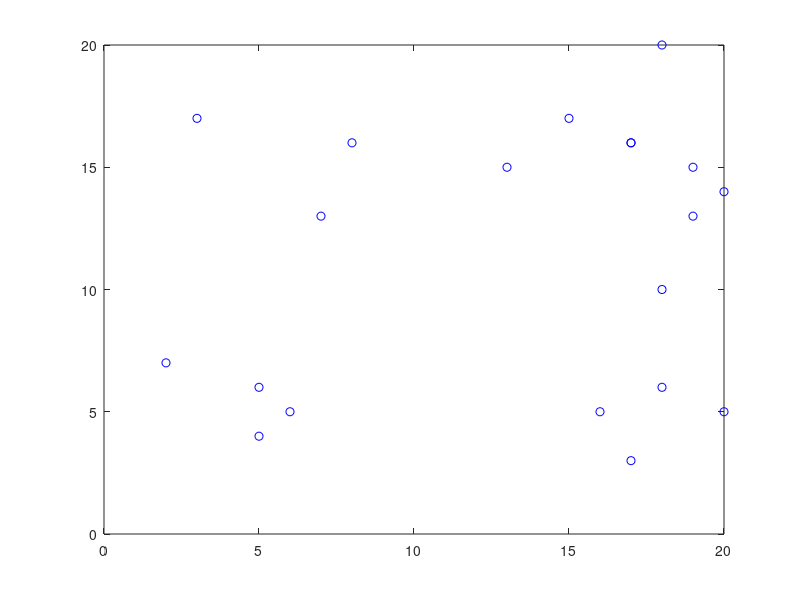

This figure's MATLAB source: (Note: this script raises an error after producing the figure.)
cities = 20;%кількість міст
locations = zeros(cities,2);
mas = zeros(cities,2);
x=cell(1,1);
 for n = 1: cities
     locations(n,1) = randi([0 20],1,1);
     mas(1,n) = locations(n,1);
     locations(n,2) = randi([0 20],1,1);
      
 end
x{1}=mas(1,:);
plot(locations(:,1),locations(:,2),'bo')
distances = zeros(cities);
for count1=1:cities,%знаходження відстані між містами
    for count2=1:count1,
        x1 = locations(count1,1);
        y1 = locations(count1,2);
        x2 = locations(count2,1);
        y2 = locations(count2,2);
        distances(count1,count2)=sqrt((x1-x2)^2+(y1-y2)^2);
        distances(count2,count1)=distances(count1,count2);
    end;
end;
 
FitnessFcn = @(x) traveling_fitness(x,distances);
my_plot = @(options,state,flag) traveling_s_plot(options, ...
    state,flag,locations);
c = clock;
 
options = gaoptimset('CreationFcn',@create_permutations, ...
    'CrossoverFcn',@crossover_pmx, ...
    'MutationFcn',@invert_classic, ...
    'PlotFcn', my_plot, ...
    'Generations',500,'PopulationSize',100);
 
[x,fval,reason,output] = ga(FitnessFcn,cities,options)
lastPopul = population(length(population))
c2 = clock;
time=c-c2%знаходження часу роботи оптимізації
 displayEndOfDemoMessage(mfilename)
